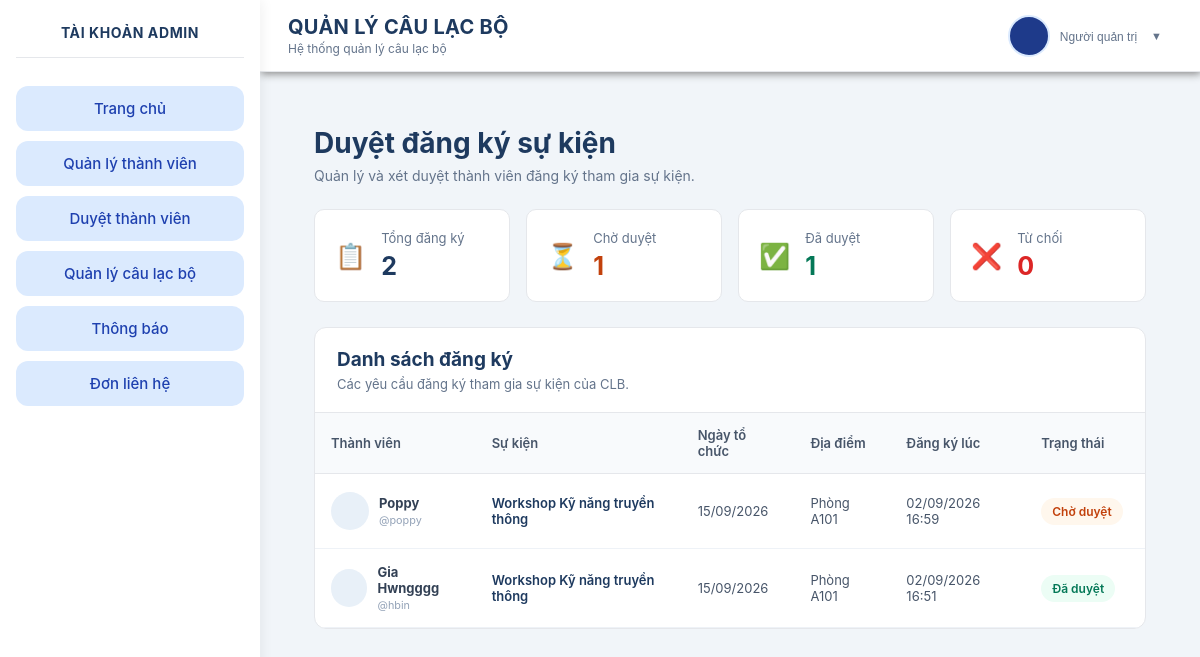
Screenshot of /admin/event_registrations.php (signed in) with the database file from the repository.
### tables this page shows
CREATE TABLE `register_event` (
  `username` varchar(255) NOT NULL,
  `event_id` int(11) NOT NULL,
  `register_time` timestamp NOT NULL DEFAULT current_timestamp(),
  `register_status` varchar(30) DEFAULT 'pending',
  `approved_by` varchar(255) DEFAULT NULL,
  `approved_time` timestamp NULL DEFAULT NULL,
  `reject_reason` varchar(500) DEFAULT NULL
);

CREATE TABLE `userinfo` (
  `username` varchar(100) NOT NULL,
  `fullname` varchar(100) DEFAULT NULL,
  `gender` varchar(100) DEFAULT NULL,
  `dob` date DEFAULT NULL,
  `email` varchar(100) DEFAULT NULL,
  `phone` varchar(100) DEFAULT NULL,
  `id_number` varchar(100) DEFAULT NULL,
  `avt_links` varchar(250) DEFAULT NULL,
  PRIMARY KEY (`username`)
);

CREATE TABLE `event` (
  `event_id` int(11) NOT NULL AUTO_INCREMENT,
  `club_id` varchar(255) NOT NULL,
  `event_name` varchar(255) NOT NULL,
  `event_date` date NOT NULL,
  `start_time` time NOT NULL,
  `end_time` time NOT NULL,
  `slots` int(11) NOT NULL,
  `location` varchar(255) DEFAULT NULL,
  `description` text DEFAULT NULL,
  `organizer_id` varchar(255) NOT NULL,
  `status` varchar(30) DEFAULT 'upcoming',
  `created_at` timestamp NOT NULL DEFAULT current_timestamp(),
  PRIMARY KEY (`event_id`)
);

### admin/event_registrations.php (the view, shortened to what this page needs)
<?php
$database = new Database();
$db = $database->getConnection();
$sql = "
    SELECT
        r.username,
        r.event_id,
        r.register_time,
        r.register_status,
        r.approved_by,
        r.approved_time,
        r.reject_reason,
        e.event_name,
        e.event_date,
        e.start_time,
        e.end_time,
        e.location,
        e.slots,
        e.club_id,
        ui.fullname,
        ui.email,
        ui.avt_links,
        ui.phone
    FROM Register_event AS r
    INNER JOIN Event AS e
        ON e.event_id = r.event_id
    LEFT JOIN UserInfo AS ui
        ON ui.username = r.username
    WHERE e.club_id = 'CLB001'
    ORDER BY
        CASE
            WHEN r.register_status = 'pending' THEN 0
            WHEN r.register_status = 'approved' THEN 1
            WHEN r.register_status = 'rejected' THEN 2
            WHEN r.register_status = 'cancelled' THEN 3
            ELSE 4
        END,
        r.register_time DESC
";
$stmt = $db->prepare($sql);
$stmt->execute();
$registrations = $stmt->fetchAll(PDO::FETCH_ASSOC);
$total = count($registrations);
$pending = 0;
$approved = 0;
$rejected = 0;
foreach ($registrations as $registration) {
    switch ($registration['register_status']) {
        case 'pending':
            $pending++;
            break;
        case 'approved':
            $approved++;
            break;
    }
}
function getStatusText($status)
{
    switch ($status) {
        case 'pending':
            return 'Chờ duyệt';
        case 'approved':
            return 'Đã duyệt';
    }
}
function getStatusClass($status)
{
    switch ($status) {
        case 'pending':
            return 'status-pending';
        case 'approved':
            return 'status-approved';
    }
}
require_once "../includes/headers.php";
?>
<link rel="stylesheet" href="css/event_registrations.css">
<div class="organizer-layout">
    <main class="organizer-content">
        <div class="page-header">
            <div>
                <h1>Duyệt đăng ký sự kiện</h1>
                <p>
                    Quản lý và xét duyệt thành viên đăng ký tham gia sự kiện.
                </p>
            </div>
        </div>
        <div class="statistics">
            <div class="stat-card">
                <div class="stat-icon">
                    📋
                </div>
                <div>
                    <span>Tổng đăng ký</span>
                    <strong>
                        <?= $total ?>
                    </strong>
                </div>
            </div>
            <div class="stat-card pending">
                <div class="stat-icon">
                    ⏳
                </div>
                <div>
                    <span>Chờ duyệt</span>
                    <strong>
                        <?= $pending ?>
                    </strong>
                </div>
            </div>
            <div class="stat-card approved">
                <div class="stat-icon">
                    ✅
                </div>
                <div>
                    <span>Đã duyệt</span>
                    <strong>
                        <?= $approved ?>
                    </strong>
                </div>
            </div>
            <div class="stat-card rejected">
                <div class="stat-icon">
                    ❌
                </div>
                <div>
                    <span>Từ chối</span>
                    <strong>
                        <?= $rejected ?>
                    </strong>
                </div>
            </div>
        </div>
        <div class="registration-container">
            <div class="table-header">
                <div>
                    <h2>Danh sách đăng ký</h2>
                    <p>
                        Các yêu cầu đăng ký tham gia sự kiện của CLB.
                    </p>
                </div>
            </div>
            <?php if (empty($registrations)): ?>
                <div class="empty-box">
                    <div class="empty-icon">
                        📭
                    </div>
                    <h3>
                        Chưa có đăng ký nào
                    </h3>
                    <p>
                        Hiện tại chưa có thành viên đăng ký sự kiện.
                    </p>
                </div>
            <?php else: ?>
                <div class="table-wrapper">
                    <table>
                        <thead>
                            <tr>
                                <th>Thành viên</th>
                                <th>Sự kiện</th>
                                <th>Ngày tổ chức</th>
                                <th>Địa điểm</th>
                                <th>Đăng ký lúc</th>
                                <th>Trạng thái</th>
                                <th>Thao tác</th>
                            </tr>
                        </thead>
                        <tbody>
                            <?php foreach ($registrations as $registration): ?>
                                <?php
                                $eventDate = !empty(
                                    $registration['event_date']
                                )
                                    ? date(
                                        'd/m/Y',
                                        strtotime(
                                            $registration['event_date']
                                        )
                                    )
                                    : 'Chưa cập nhật';
                                $registerTime = !empty(
                                    $registration['register_time']
                                )
                                    ? date(
                                        'd/m/Y H:i',
                                        strtotime(
                                            $registration['register_time']
                                        )
                                    )
                                    : 'Chưa cập nhật';
                                ?>
                                <tr>
                                    <td>
                                        <div class="member-info">
                                            <div class="member-avatar">
                                            </div>
                                            <div>
                                                <strong>
                                                    <?= htmlspecialchars(
                                                        $registration['fullname']
                                                        ?? 'Chưa cập nhật'
                                                    ) ?>
                                                </strong>
                                                <small>
                                                    @<?= htmlspecialchars(
                                                        $registration['username']
                                                    ) ?>
                                                </small>
                                            </div>
                                        </div>
                                    </td>
                                    <td>
                                        <div class="event-name">
                                            <?= htmlspecialchars(
                                                $registration['event_name']
                                            ) ?>
                                        </div>
                                    </td>
                                    <td>
                                        <span class="date-text">
                                            <?= $eventDate ?>
                                        </span>
                                    </td>
                                    <td>
                                        <?= htmlspecialchars(
                                            $registration['location']
                                            ?? 'Chưa cập nhật'
                                        ) ?>
                                    </td>
                                    <td>
                                        <?= $registerTime ?>
                                    </td>
                                    <td>
                                        <span
                                            class="status <?= getStatusClass(
                                                $registration['register_status']
                                            ) ?>"
                                        >
                                            <?= htmlspecialchars(
                                                getStatusText(
                                                    $registration['register_status']
                                                )
                                            ) ?>
                                        </span>
                                    </td>
                                    <td>
                                    </td>
                                </tr>
                            <?php endforeach; ?>
                        </tbody>
                    </table>
                </div>
            <?php endif; ?>
        </div>
    </main>
</div>
<?php
require_once "../includes/footer.php";
?>

### admin/css/event_registrations.css (style rules this page uses)
.organizer-content { flex: 1; padding: 30px; min-width: 0; }
.page-header { margin-bottom: 25px; }
.page-header h1 { margin: 0 0 7px; color: #1e3a5f; font-size: 28px; }
.page-header p { margin: 0; color: #64748b; font-size: 14px; }
.statistics { display: grid; grid-template-columns: repeat(4, 1fr); gap: 16px; margin-bottom: 25px; }
.stat-card { display: flex; align-items: center; gap: 15px; padding: 20px; background: #ffffff; border: 1px solid #e5e7eb; border-radius: 10px; }
.stat-icon { font-size: 25px; }
.stat-card span { display: block; color: #64748b; font-size: 13px; margin-bottom: 5px; }
.stat-card strong { color: #1e3a5f; font-size: 25px; }
.stat-card.pending strong { color: #c2410c; }
.stat-card.approved strong { color: #047857; }
.stat-card.rejected strong { color: #dc2626; }
.registration-container { background: #ffffff; border: 1px solid #e5e7eb; border-radius: 12px; overflow: hidden; }
.table-header { padding: 20px 22px; border-bottom: 1px solid #e5e7eb; }
.table-header h2 { margin: 0 0 5px; color: #1e3a5f; font-size: 19px; }
.table-header p { margin: 0; color: #64748b; font-size: 13px; }
.table-wrapper { overflow-x: auto; }
table { width: 100%; border-collapse: collapse; min-width: 1000px; }
thead { background: #f8fafc; }
th { padding: 14px 16px; text-align: left; color: #475569; font-size: 13px; font-weight: 600; border-bottom: 1px solid #e5e7eb; }
td { padding: 15px 16px; color: #475569; font-size: 13px; border-bottom: 1px solid #eef2f7; }
.member-info { display: flex; align-items: center; gap: 10px; }
.member-avatar { width: 38px; height: 38px; display: flex; align-items: center; justify-content: center; border-radius: 50%; background: #e8f0f8; color: #1e3a5f; font-weight: 700; }
.member-info strong { display: block; color: #334155; margin-bottom: 3px; }
.member-info small { color: #94a3b8; }
.event-name { color: #1e3a5f; font-weight: 600; max-width: 220px; }
.date-text { white-space: nowrap; }
.status { display: inline-block; padding: 6px 11px; border-radius: 20px; font-size: 12px; font-weight: 600; white-space: nowrap; }
.status-pending { background: #fff7ed; color: #c2410c; }
.status-approved { background: #ecfdf5; color: #047857; }

### includes/headers.php (style rules this page uses)
* { margin: 0; padding: 0; box-sizing: border-box; }
html, body { height: 100%; font-family: -apple-system, BlinkMacSystemFont, "Segoe UI", Roboto, "Helvetica Neue", Arial, sans-serif; background: #f1f5f9; }

### rows the page displays
register_event: userinfo.fullname "Poppy", username "poppy", event.event_name "Workshop Kỹ năng truyền thông", event.event_date "15/09/2026", event.location "Phòng A101", register_time "02/09/2026 16:59", register_status "Chờ duyệt"
register_event: userinfo.fullname "Gia Hwngggg", username "hbin", event.event_name "Workshop Kỹ năng truyền thông", event.event_date "15/09/2026", event.location "Phòng A101", register_time "02/09/2026 16:51", register_status "Đã duyệt"

### other values shown
$sidebarTitle "TÀI KHOẢN ADMIN"
$total "2"
$pending "1"
$approved "1"
$rejected "0"
